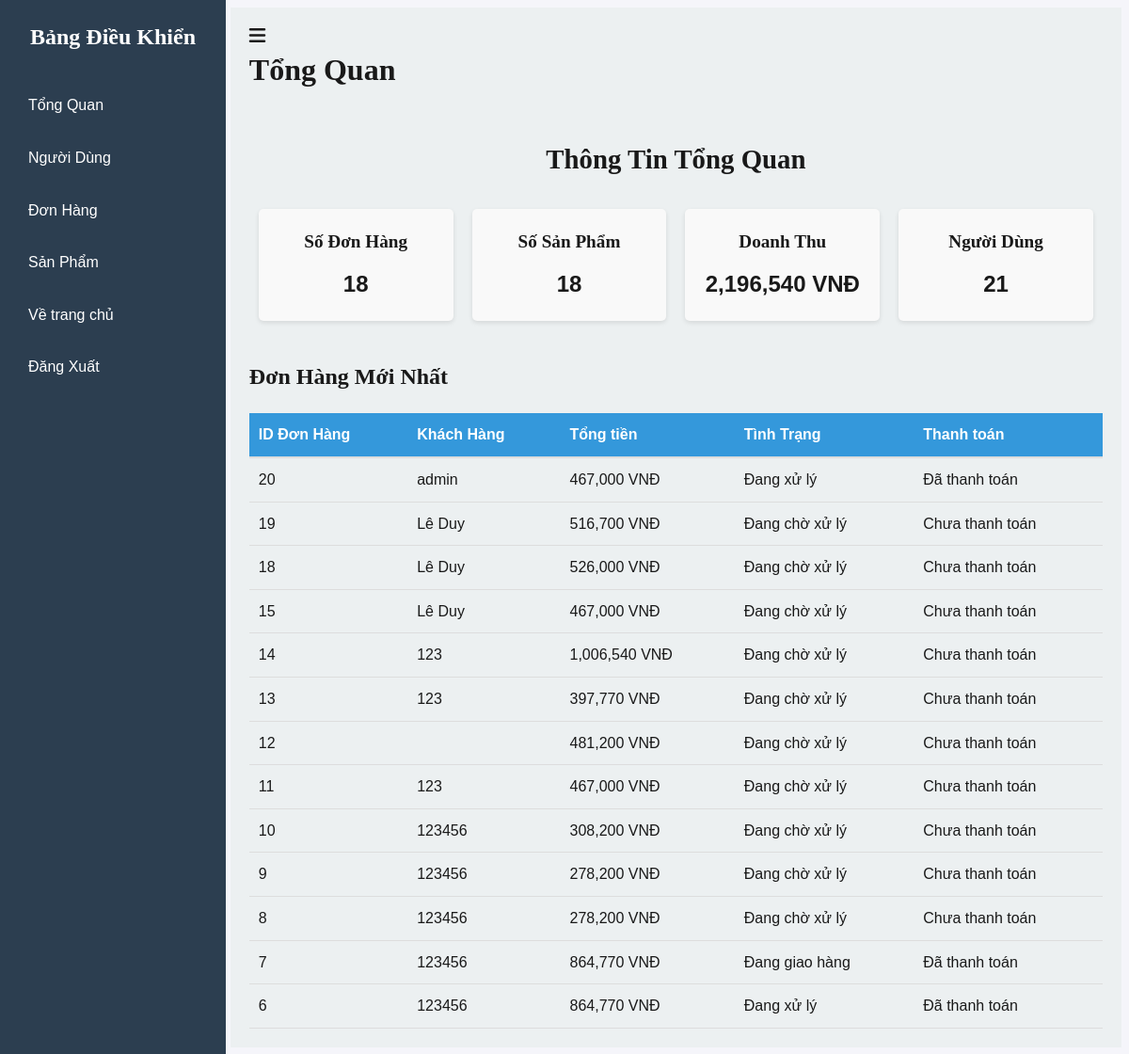
Screenshot of /admin.php?ctrl=page&view=dashboard (signed in) with the database file from the repository.
### tables this page shows
CREATE TABLE `orders` (
  `id` int NOT NULL,
  `user_id` int DEFAULT NULL,
  `order_date` datetime DEFAULT CURRENT_TIMESTAMP,
  `cart_id` int NOT NULL,
  `total_amount` int NOT NULL,
  `status` varchar(255) NOT NULL DEFAULT 'Pending',
  `payment_method` varchar(255) NOT NULL,
  `payment_status` enum('Chưa thanh toán','Đã thanh toán') NOT NULL DEFAULT 'Chưa thanh toán',
  `delivery_method` varchar(255) NOT NULL
);

CREATE TABLE `accounts` (
  `id` int NOT NULL,
  `fullname` varchar(255) DEFAULT NULL,
  `username` varchar(255) DEFAULT NULL,
  `password` varchar(255) DEFAULT NULL,
  `email` varchar(255) DEFAULT NULL,
  `avatar` varchar(255) DEFAULT NULL,
  `created_at` timestamp NULL DEFAULT CURRENT_TIMESTAMP,
  `role` enum('user','admin') DEFAULT 'user',
  `phone` varchar(20) DEFAULT NULL,
  `address` varchar(255) DEFAULT NULL,
  `city` varchar(255) DEFAULT NULL,
  `district` varchar(255) DEFAULT NULL,
  `ward` varchar(255) DEFAULT NULL,
  `AnHien` enum('1','0') NOT NULL DEFAULT '1' COMMENT '1: Hiện, 0: ẩn'
);

### models/pdo.php (called while the page is built, shortened)
<?php
function pdo_query($sql)
{
    global $conn;
    $stmt = $conn->prepare($sql);
    $stmt->execute();
    return $stmt->fetchAll();
}
function pdo_query_one($sql)
{
    global $conn;
    $stmt = $conn->prepare($sql);
    $stmt->execute();
    return $stmt->fetch();
}

### models/m_order.php (called while the page is built, shortened)
<?php
include_once 'pdo.php';
function order_countAll()
{
    return pdo_query_one("SELECT count(*) FROM orders");
}
function order_totalCountAllWithStatusProcessingAndDelivered()
{
    return pdo_query_one("SELECT SUM(total_amount) FROM orders WHERE status='Processing' OR status='Delivered'");
}
function order_getAllForAdminDashBoard()
{
    return pdo_query("SELECT o.id, a.fullname as fullname, status, total_amount, payment_status FROM orders o
     INNER JOIN accounts a ON a.id = o.user_id
     WHERE o.total_amount>0
     ORDER BY o.id DESC");
}

### models/m_user.php (called while the page is built, shortened)
<?php
include_once 'pdo.php';
function user_countAll()
{
    return pdo_query_one("SELECT count(*) FROM accounts");
}

### views/v_page_dashboardAdmin.php (the view)
<div class="main-content__header">
    <h1 class="title">Tổng Quan</h1>
</div>
<div class="main-content__content">
    <section class="overview-section">
        <h2 class="title">Thông Tin Tổng Quan</h2>
        <div class="overview-cards">
            <div class="overview-card">
                <h3 class="title">Số Đơn Hàng</h3>
                <p><?= $total_orders; ?></p>
            </div>
            <div class="overview-card">
                <h3 class="title">Số Sản Phẩm</h3>
                <p><?= $total_products; ?></p>
            </div>
            <div class="overview-card">
                <h3 class="title">Doanh Thu</h3>
                <p><?= number_format($total_amount); ?> VNĐ</p>
            </div>
            <div class="overview-card">
                <h3 class="title">Người Dùng</h3>
                <p><?= $total_users; ?></p>
            </div>
        </div>
    </section>
    <section class="latest-orders">
        <h2 class="title">Đơn Hàng Mới Nhất</h2>
        <table class="orders-table">
            <thead>
                <tr class="orders-table__header">
                    <th class="orders-table__cell orders-table__cell--header">ID Đơn Hàng</th>
                    <th class="orders-table__cell orders-table__cell--header">Khách Hàng</th>
                    <th class="orders-table__cell orders-table__cell--header">Tổng tiền</th>
                    <th class="orders-table__cell orders-table__cell--header">Tình Trạng</th>
                    <th class="orders-table__cell orders-table__cell--header">Thanh toán</th>
                </tr>
            </thead>
            <tbody>
                <?php foreach ($listOrders as $order) : ?>
                <tr class="orders-table__row">
                    <td class="orders-table__cell"><?= $order['id'] ?></td>
                    <td class="orders-table__cell"><?= $order['fullname'] ?></td>
                    <td class="orders-table__cell"><?= number_format($order['total_amount']) ?> VNĐ</td>
                    <td class="orders-table__cell">
                        <?= (($order['status']) == 'Processing') ? "Đang xử lý" : ((($order['status']) == 'Pending') ? "Đang chờ xử lý" : "Đang giao hàng") ?>
                    </td>
                    <td class="orders-table__cell"><?= $order['payment_status'] ?></td>
                </tr>
                <?php endforeach; ?>
            </tbody>
        </table>
    </section>
</div>
</div>
</body>
</html>

### public/css/admin.css (style rules this page uses)
.overview-section { margin-bottom: 30px; }
.overview-section h2 { font-size : 1.8em; margin-bottom: 20px; text-align : center; }
.overview-cards { display : flex; justify-content: space-between; flex-wrap : wrap; }
.overview-card { background-color: #f9f9f9; padding : 20px; border-radius : 5px; box-shadow : 0 2px 5px rgba(0, 0, 0, 0.1); text-align : center; flex : 1; margin : 10px; }
.overview-card h3 { margin : 0 0 10px; font-size: 1.2em; }
.overview-card p { font-size : 1.5em; font-weight: bold; margin : 0; }
.orders-table { width : 100%; border-collapse: collapse; }
.orders-table__header { background-color: #3498db; color : white; text-align : left; }
.orders-table__header th { padding : 10px; border-bottom: 2px solid #ddd; }
.orders-table__row { border-bottom: 1px solid #ddd; }
.orders-table__cell { padding: 10px; }

### public/css/base.css (style rules this page uses)
:root { --color-primary : #e91e63; --color-secondary: #FFC800; --color-neutral : #F5F5FA; --color-text : rgb(25, 25, 25); --color-accent : #4CAF50; --font: "Roboto"; }
body { font-family : var(--font); font-weight : 300; font-style : normal; color : var(--color-text); background-color: var(--color-neutral); }
.title { font-family: "Font Awesome 6"; }

### public/css/news.css (style rules this page uses)
body { font-family: Arial, sans-serif; line-height: 1.6; }

### rows the page displays
orders: id "20", user.fullname "admin", total_amount "467,000", status "Đang xử lý", payment_status "Đã thanh toán"
orders: id "19", user.fullname "Lê Duy", total_amount "516,700", status "Đang chờ xử lý", payment_status "Chưa thanh toán"
orders: id "18", user.fullname "Lê Duy", total_amount "526,000", status "Đang chờ xử lý", payment_status "Chưa thanh toán"
orders: id "15", user.fullname "Lê Duy", total_amount "467,000", status "Đang chờ xử lý", payment_status "Chưa thanh toán"
orders: id "14", user.fullname "123", total_amount "1,006,540", status "Đang chờ xử lý", payment_status "Chưa thanh toán"
orders: id "13", user.fullname "123", total_amount "397,770", status "Đang chờ xử lý", payment_status "Chưa thanh toán"
orders: id "12", total_amount "481,200", status "Đang chờ xử lý", payment_status "Chưa thanh toán"
orders: id "11", user.fullname "123", total_amount "467,000", status "Đang chờ xử lý", payment_status "Chưa thanh toán"
orders: id "10", user.fullname "123456", total_amount "308,200", status "Đang chờ xử lý", payment_status "Chưa thanh toán"
orders: id "9", user.fullname "123456", total_amount "278,200", status "Đang chờ xử lý", payment_status "Chưa thanh toán"
orders: id "8", user.fullname "123456", total_amount "278,200", status "Đang chờ xử lý", payment_status "Chưa thanh toán"
orders: id "7", user.fullname "123456", total_amount "864,770", status "Đang giao hàng", payment_status "Đã thanh toán"
orders: id "6", user.fullname "123456", total_amount "864,770", status "Đang xử lý", payment_status "Đã thanh toán"

### other values shown
$total_orders "18"
$total_products "18"
$total_amount "2,196,540"
$total_users "21"
